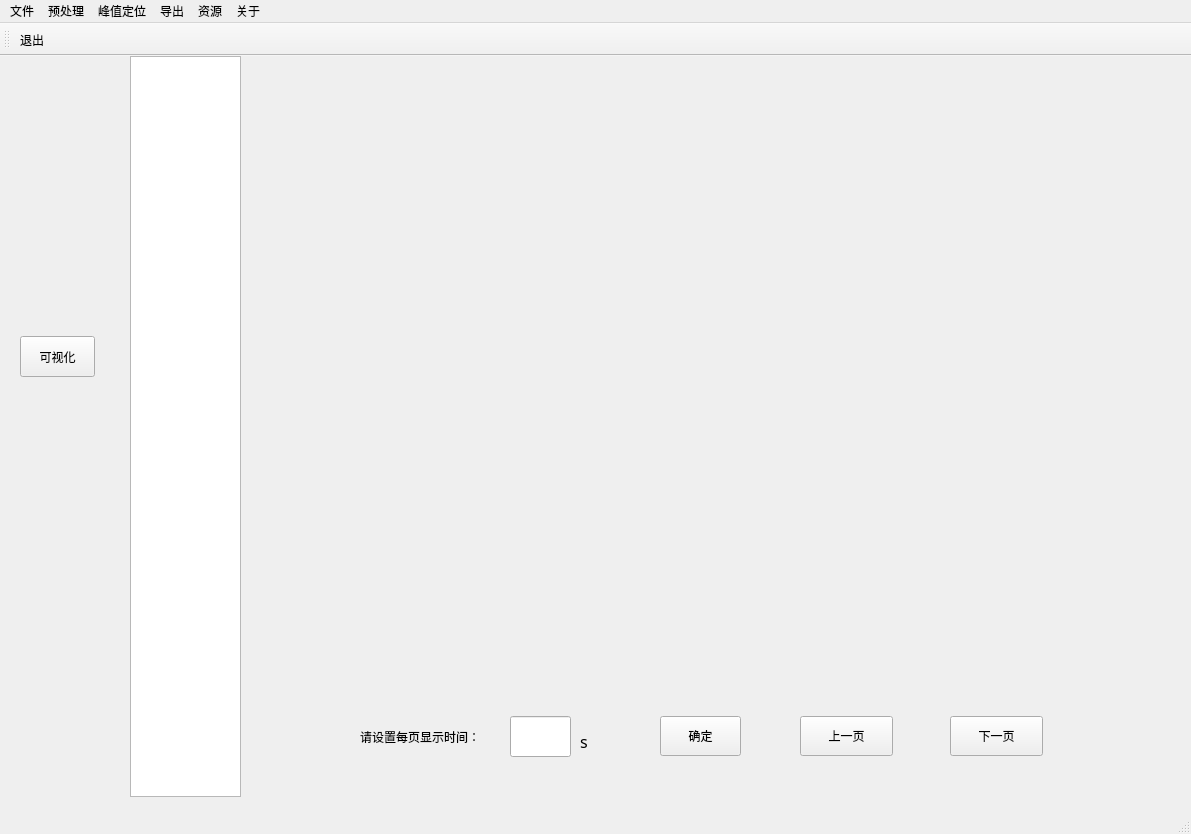
<?xml version="1.0" encoding="UTF-8"?>
<ui version="4.0">
 <class>MainWindow</class>
 <widget class="QMainWindow" name="MainWindow">
  <property name="geometry">
   <rect>
    <x>0</x>
    <y>0</y>
    <width>1191</width>
    <height>834</height>
   </rect>
  </property>
  <property name="font">
   <font>
    <family>Alibaba PuHuiTi</family>
   </font>
  </property>
  <property name="windowTitle">
   <string>WISLab</string>
  </property>
  <widget class="QWidget" name="centralwidget">
   <widget class="QTextBrowser" name="textBrowser">
    <property name="geometry">
     <rect>
      <x>130</x>
      <y>0</y>
      <width>111</width>
      <height>741</height>
     </rect>
    </property>
    <property name="sizePolicy">
     <sizepolicy hsizetype="Expanding" vsizetype="Expanding">
      <horstretch>0</horstretch>
      <verstretch>1</verstretch>
     </sizepolicy>
    </property>
   </widget>
   <widget class="QPushButton" name="ViewButton">
    <property name="geometry">
     <rect>
      <x>20</x>
      <y>280</y>
      <width>75</width>
      <height>41</height>
     </rect>
    </property>
    <property name="text">
     <string>可视化</string>
    </property>
   </widget>
   <widget class="PlotWidget" name="dataPlot" native="true">
    <property name="geometry">
     <rect>
      <x>270</x>
      <y>10</y>
      <width>891</width>
      <height>601</height>
     </rect>
    </property>
    <property name="sizePolicy">
     <sizepolicy hsizetype="Preferred" vsizetype="Preferred">
      <horstretch>0</horstretch>
      <verstretch>1</verstretch>
     </sizepolicy>
    </property>
   </widget>
   <widget class="QPushButton" name="pushButton">
    <property name="geometry">
     <rect>
      <x>800</x>
      <y>660</y>
      <width>93</width>
      <height>40</height>
     </rect>
    </property>
    <property name="sizePolicy">
     <sizepolicy hsizetype="Fixed" vsizetype="Fixed">
      <horstretch>0</horstretch>
      <verstretch>0</verstretch>
     </sizepolicy>
    </property>
    <property name="minimumSize">
     <size>
      <width>0</width>
      <height>40</height>
     </size>
    </property>
    <property name="text">
     <string>上一页</string>
    </property>
   </widget>
   <widget class="QPushButton" name="pushButton_2">
    <property name="geometry">
     <rect>
      <x>950</x>
      <y>660</y>
      <width>93</width>
      <height>40</height>
     </rect>
    </property>
    <property name="minimumSize">
     <size>
      <width>0</width>
      <height>40</height>
     </size>
    </property>
    <property name="text">
     <string>下一页</string>
    </property>
   </widget>
   <widget class="QLineEdit" name="lineEdit">
    <property name="geometry">
     <rect>
      <x>510</x>
      <y>660</y>
      <width>61</width>
      <height>41</height>
     </rect>
    </property>
   </widget>
   <widget class="QLabel" name="label">
    <property name="geometry">
     <rect>
      <x>360</x>
      <y>660</y>
      <width>151</width>
      <height>41</height>
     </rect>
    </property>
    <property name="text">
     <string>请设置每页显示时间：</string>
    </property>
   </widget>
   <widget class="QPushButton" name="pushButton_3">
    <property name="geometry">
     <rect>
      <x>660</x>
      <y>660</y>
      <width>81</width>
      <height>40</height>
     </rect>
    </property>
    <property name="minimumSize">
     <size>
      <width>0</width>
      <height>40</height>
     </size>
    </property>
    <property name="text">
     <string>确定</string>
    </property>
   </widget>
   <widget class="QLabel" name="label_2">
    <property name="geometry">
     <rect>
      <x>580</x>
      <y>670</y>
      <width>54</width>
      <height>31</height>
     </rect>
    </property>
    <property name="font">
     <font>
      <family>Alibaba PuHuiTi</family>
      <pointsize>12</pointsize>
     </font>
    </property>
    <property name="text">
     <string>s</string>
    </property>
   </widget>
  </widget>
  <widget class="QMenuBar" name="menubar">
   <property name="geometry">
    <rect>
     <x>0</x>
     <y>0</y>
     <width>1191</width>
     <height>23</height>
    </rect>
   </property>
   <widget class="QMenu" name="menu">
    <property name="title">
     <string>文件</string>
    </property>
    <addaction name="actionopen"/>
    <addaction name="actiondataview"/>
   </widget>
   <widget class="QMenu" name="menu_2">
    <property name="title">
     <string>预处理</string>
    </property>
    <addaction name="Butterworth"/>
    <addaction name="Morphological"/>
    <addaction name="actionMovement"/>
    <addaction name="actionMovement2"/>
   </widget>
   <widget class="QMenu" name="menu_3">
    <property name="title">
     <string>峰值定位</string>
    </property>
    <addaction name="actionTemplate"/>
    <addaction name="MD_TemplateMatching"/>
   </widget>
   <widget class="QMenu" name="menu_4">
    <property name="title">
     <string>导出</string>
    </property>
   </widget>
   <widget class="QMenu" name="menu_5">
    <property name="title">
     <string>关于</string>
    </property>
    <addaction name="actionbanben"/>
    <addaction name="actionexit"/>
   </widget>
   <widget class="QMenu" name="menu_6">
    <property name="title">
     <string>资源</string>
    </property>
   </widget>
   <addaction name="menu"/>
   <addaction name="menu_2"/>
   <addaction name="menu_3"/>
   <addaction name="menu_4"/>
   <addaction name="menu_6"/>
   <addaction name="menu_5"/>
  </widget>
  <widget class="QStatusBar" name="statusbar"/>
  <widget class="QToolBar" name="toolBar">
   <property name="windowTitle">
    <string>toolBar</string>
   </property>
   <attribute name="toolBarArea">
    <enum>TopToolBarArea</enum>
   </attribute>
   <attribute name="toolBarBreak">
    <bool>false</bool>
   </attribute>
   <addaction name="actionexit"/>
  </widget>
  <action name="Butterworth">
   <property name="text">
    <string>巴特沃斯滤波</string>
   </property>
  </action>
  <action name="actionbanben">
   <property name="text">
    <string>版本号</string>
   </property>
  </action>
  <action name="actionexit">
   <property name="icon">
    <iconset>
     <normalon>images/exit.webp</normalon>
    </iconset>
   </property>
   <property name="text">
    <string>退出</string>
   </property>
  </action>
  <action name="actiondataview">
   <property name="enabled">
    <bool>true</bool>
   </property>
   <property name="icon">
    <iconset>
     <normaloff>images/pencil.jpeg</normaloff>images/pencil.jpeg</iconset>
   </property>
   <property name="text">
    <string>可视化</string>
   </property>
   <property name="iconVisibleInMenu">
    <bool>true</bool>
   </property>
   <property name="shortcutVisibleInContextMenu">
    <bool>true</bool>
   </property>
  </action>
  <action name="actionopen">
   <property name="text">
    <string>打开</string>
   </property>
  </action>
  <action name="Morphological">
   <property name="text">
    <string>形态学滤波</string>
   </property>
  </action>
  <action name="actionMovement">
   <property name="text">
    <string>体动检测1</string>
   </property>
  </action>
  <action name="actionMovement2">
   <property name="text">
    <string>体动检测2</string>
   </property>
  </action>
  <action name="actionTemplate">
   <property name="text">
    <string>模板匹配法</string>
   </property>
  </action>
  <action name="MD_TemplateMatching">
   <property name="text">
    <string>多尺度动态模板匹配</string>
   </property>
  </action>
 </widget>
 <customwidgets>
  <customwidget>
   <class>PlotWidget</class>
   <extends>QWidget</extends>
   <header>pyqtgraph/core</header>
   <container>1</container>
  </customwidget>
 </customwidgets>
 <resources/>
 <connections/>
</ui>
